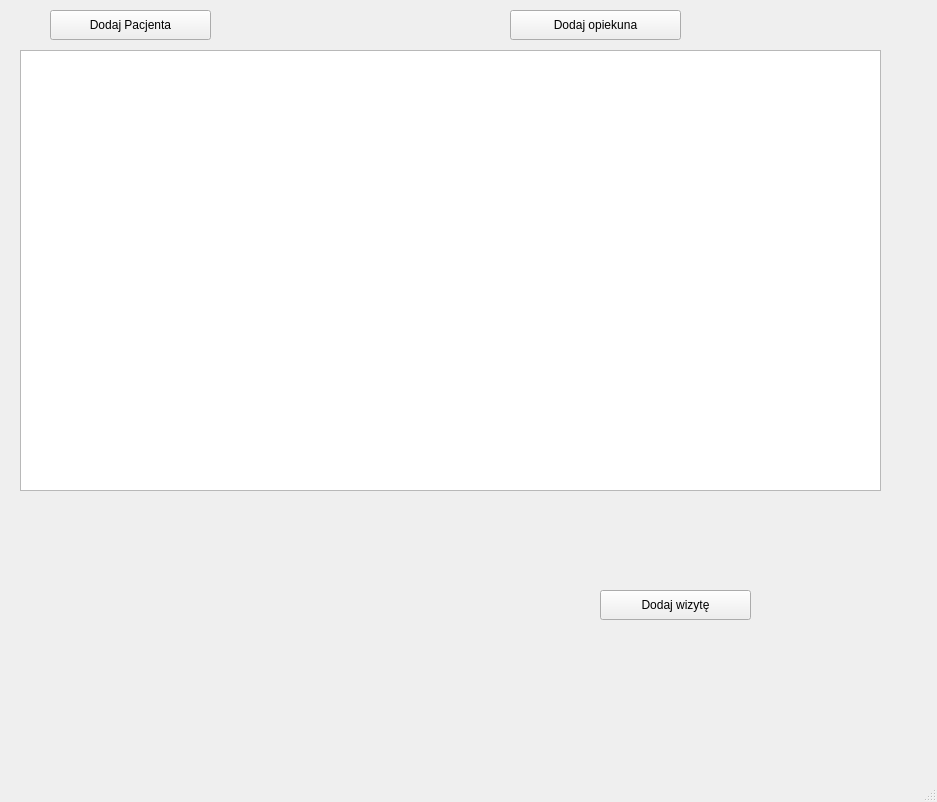
<?xml version="1.0" encoding="UTF-8"?>
<ui version="4.0">
 <class>MainWindow</class>
 <widget class="QMainWindow" name="MainWindow">
  <property name="geometry">
   <rect>
    <x>0</x>
    <y>0</y>
    <width>937</width>
    <height>802</height>
   </rect>
  </property>
  <property name="windowTitle">
   <string>Klinika weterynaryjna</string>
  </property>
  <widget class="QWidget" name="centralwidget">
   <widget class="QTreeView" name="treeView">
    <property name="geometry">
     <rect>
      <x>20</x>
      <y>50</y>
      <width>861</width>
      <height>441</height>
     </rect>
    </property>
    <property name="editTriggers">
     <set>QAbstractItemView::NoEditTriggers</set>
    </property>
    <property name="showDropIndicator" stdset="0">
     <bool>true</bool>
    </property>
    <property name="selectionMode">
     <enum>QAbstractItemView::ContiguousSelection</enum>
    </property>
    <attribute name="headerVisible">
     <bool>false</bool>
    </attribute>
   </widget>
   <widget class="QPushButton" name="pushButton">
    <property name="geometry">
     <rect>
      <x>50</x>
      <y>10</y>
      <width>161</width>
      <height>30</height>
     </rect>
    </property>
    <property name="text">
     <string>Dodaj Pacjenta</string>
    </property>
   </widget>
   <widget class="QPushButton" name="pushButton_2">
    <property name="geometry">
     <rect>
      <x>510</x>
      <y>10</y>
      <width>171</width>
      <height>30</height>
     </rect>
    </property>
    <property name="text">
     <string>Dodaj opiekuna</string>
    </property>
   </widget>
   <widget class="QPushButton" name="pushButton_3">
    <property name="geometry">
     <rect>
      <x>600</x>
      <y>590</y>
      <width>151</width>
      <height>30</height>
     </rect>
    </property>
    <property name="text">
     <string>Dodaj wizytę</string>
    </property>
   </widget>
  </widget>
  <widget class="QMenuBar" name="menubar">
   <property name="geometry">
    <rect>
     <x>0</x>
     <y>0</y>
     <width>937</width>
     <height>26</height>
    </rect>
   </property>
  </widget>
  <widget class="QStatusBar" name="statusbar"/>
 </widget>
 <resources/>
 <connections/>
</ui>
